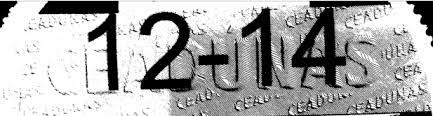
#> input picture img_processing_ocr/challenging_example.png, 433 x 116 px
$ python process_image.py --image challenging_example.png
#> lines starting #> are read from the running program, lines starting #| are printed output that depends on the picture; after the words box and inside, x2 and y2 are one past the last pixel; in counts of white or black regions, pixels touching at a corner belong together
# import the necessary packages
import numpy as np
import pytesseract
import argparse
import imutils
import cv2

# construct the argument parser and parse the arguments
ap = argparse.ArgumentParser()
ap.add_argument("-i", "--image", required=True, help="path to input image to be OCR'd")
args = vars(ap.parse_args())

# load the input image and convert it to grayscale
image = cv2.imread(args["image"])
#> image is the input picture: shape (116, 433, 3); min 0, max 255, mean 170.4
gray = cv2.cvtColor(image, cv2.COLOR_BGR2GRAY)

# threshold the image using Otsu's thresholding method
thresh = cv2.threshold(gray, 0, 255, cv2.THRESH_BINARY_INV | cv2.THRESH_OTSU)[1]
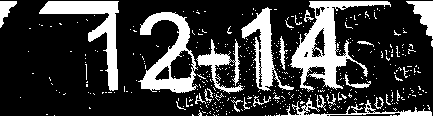
#> thresh: shape (116, 433); 23.4% white; 434 white regions (413 under 20 px), largest, box (x1, y1, x2, y2) and area: (290, 1, 391, 92) 2738, (138, 12, 198, 93) 1956, (39, 1, 119, 91) 1902
cv2.imshow("Otsu", thresh)

# apply a distance transform which calculates the distance to the
# closest zero pixel for each pixel in the input image
dist = cv2.distanceTransform(thresh, cv2.DIST_L2, 5)
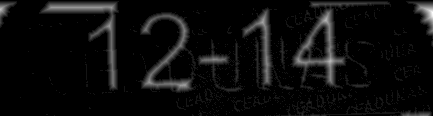
#> dist: shape (116, 433) float32; min 0, max 11.79, mean 0.582; drawn with min black and max white

# normalize the distance transform such that the distances lie in
# the range [0, 1] and then convert the distance transform back to
# an unsigned 8-bit integer in the range [0, 255]
dist = cv2.normalize(dist, dist, 0, 1.0, cv2.NORM_MINMAX)
dist = (dist * 255).astype("uint8")
cv2.imshow("Dist", dist)

# threshold the distance transform using Otsu's method
dist = cv2.threshold(dist, 0, 255, cv2.THRESH_BINARY | cv2.THRESH_OTSU)[1]
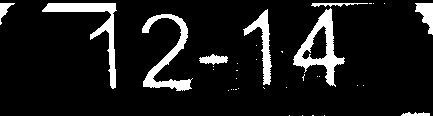
#> dist: shape (116, 433); 10.3% white; 36 white regions (27 under 20 px), largest, box (x1, y1, x2, y2) and area: (293, 8, 345, 87) 1271, (42, 3, 117, 89) 1194, (142, 14, 193, 91) 1132
cv2.imshow("Dist Otsu", dist)

# apply an "opening" morphological operation to disconnect components
# in the image
kernel = cv2.getStructuringElement(cv2.MORPH_ELLIPSE, (7, 7))
opening = cv2.morphologyEx(dist, cv2.MORPH_OPEN, kernel)
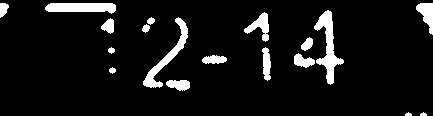
#> opening: shape (116, 433); 8% white; 18 white regions
cv2.imshow("Opening", opening)

# find contours in the opening image, then initialize the list of
# contours which belong to actual characters that we will be OCR'ing
cnts = cv2.findContours(opening.copy(), cv2.RETR_EXTERNAL, cv2.CHAIN_APPROX_SIMPLE)
#> cnts = 18 contours, 2 with area under 20; largest, box (x1, y1, x2, y2) and area: (314, 10, 344, 85) 703, (143, 17, 188, 88) 572, (45, 3, 116, 14) 548, (244, 12, 269, 42) 276, (416, 3, 433, 35) 261
cnts = imutils.grab_contours(cnts)
chars = []

# loop over the contours
for c in cnts:
    # compute the bounding box of the contour
    (x, y, w, h) = cv2.boundingRect(c)

    # check if contour is at least 35px wide and 100px tall, and if
    # so, consider the contour a digit
    if w >= 35 and h >= 100:
        chars.append(c)
#> this loop made 18 passes
#> (x, y, w, h) on passes 1 to 12: (420, 112, 7, 4), (405, 112, 7, 4), (166, 80, 24, 11), (109, 67, 7, 7), (202, 55, 25, 9), (294, 53, 21, 15), (262, 47, 9, 34), (108, 47, 7, 7), (301, 37, 12, 14), (142, 24, 8, 9), (101, 18, 13, 16), (143, 17, 45, 71)
#> after the loop, chars = []

# compute the convex hull of the characters
#> (the run stopped early here; a loop or call above may not have finished)
